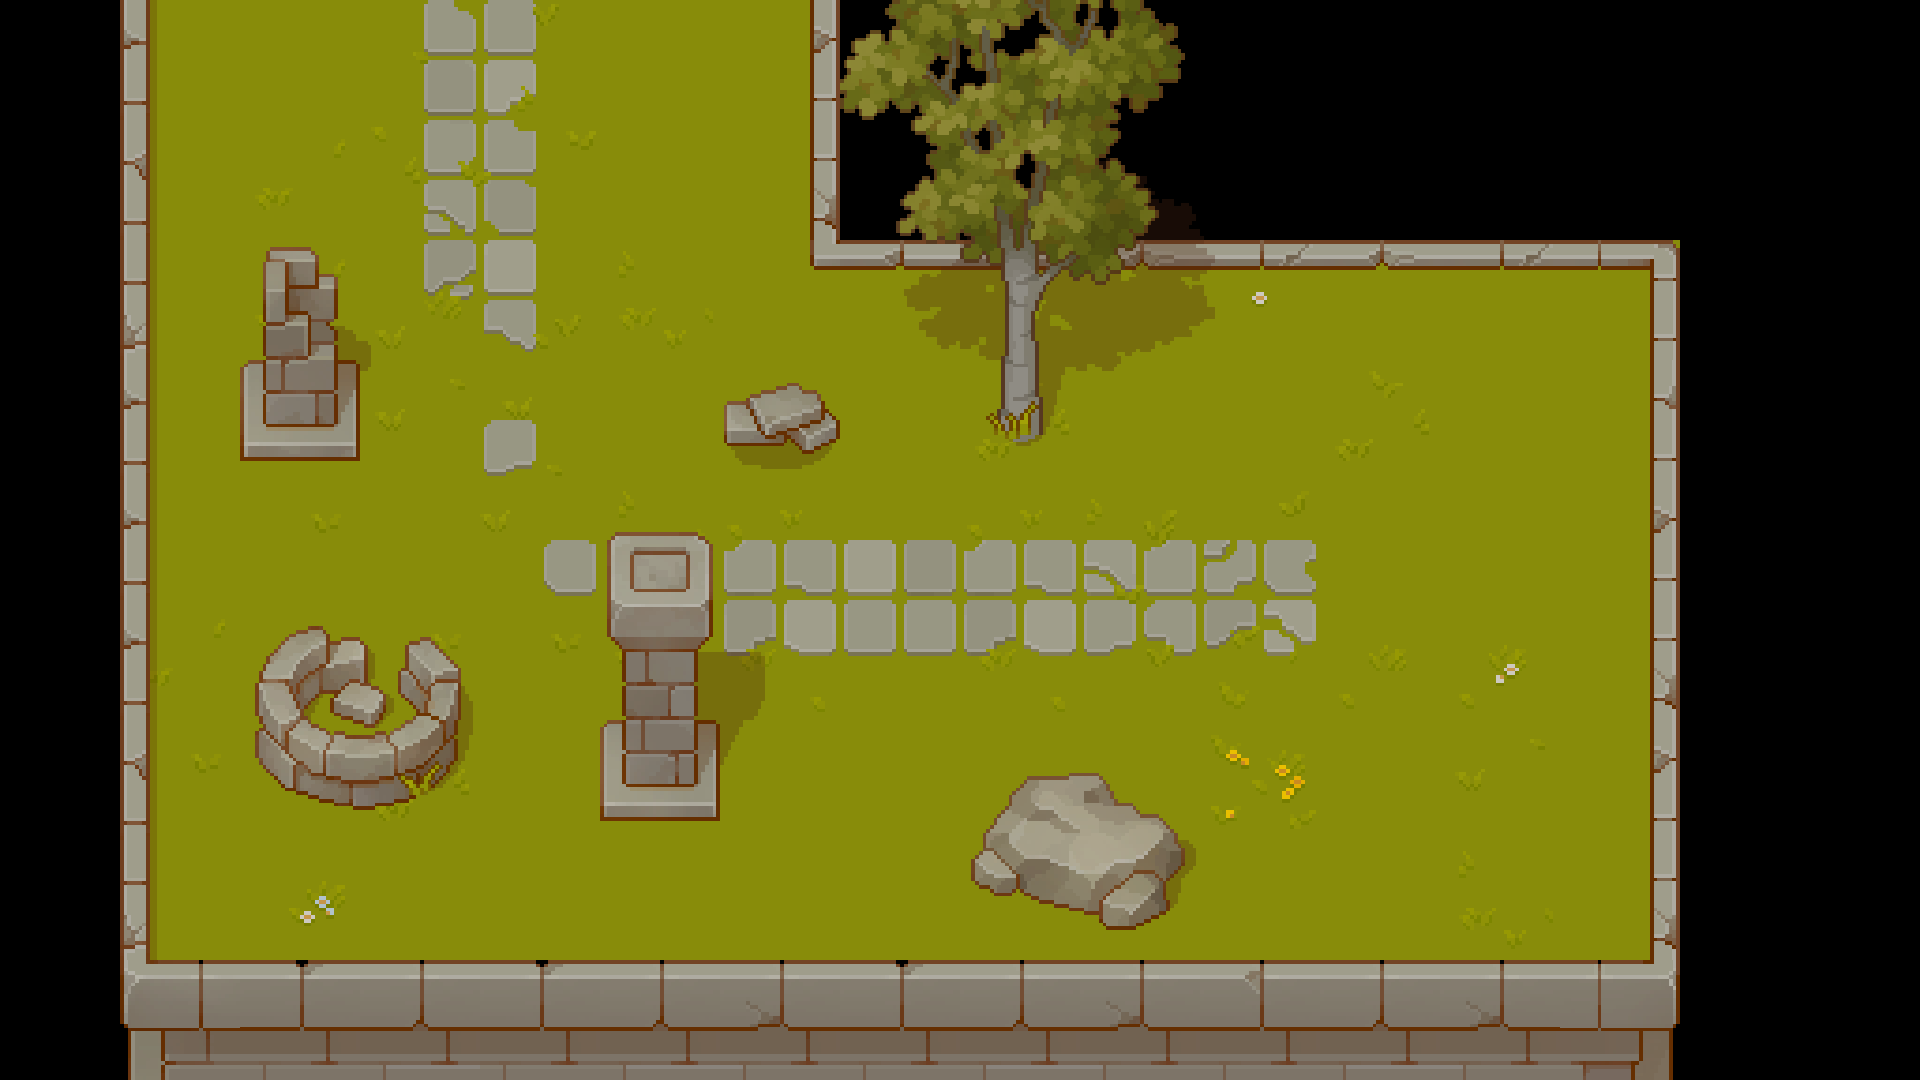

This is a level from a 2D game, rendered from its Tiled map with the project's own tilesets. A one-line summary and the complete map file follow:
An orthogonal 16x9 tile map with 120x120 px tiles, 8 tile layers (Grass, Path, 1, Shadow village, ...), 7 tilesets and 13 objects.

<map version="1.10" tiledversion="1.11.2" orientation="orthogonal" renderorder="right-down" width="16" height="9" tilewidth="120" tileheight="120" infinite="0" nextlayerid="15" nextobjectid="26">
 <tileset firstgid="1" source="TX Tileset Grass 960.tsx" />
 <tileset firstgid="65" source="TX Tileset Wall 1920.tsx" />
 <tileset firstgid="321" source="TX Props 1920.tsx" />
 <tileset firstgid="577" source="TX Village Plant_3840.tsx" />
 <tileset firstgid="1601" source="TX Village Plant Shadow_3840.tsx" />
 <tileset firstgid="2625" source="TX Shadow 1920.tsx" />
 <tileset firstgid="2881" source="TX Plant 1920.tsx" />
 <layer id="1" name="Grass" width="16" height="9">
  <data encoding="csv">
0,1,1,1,1,1,1,0,0,0,0,0,0,0,0,0,
0,1,27,29,1,1,1,0,0,0,0,0,0,0,0,0,
0,1,27,27,1,25,1,1,1,1,5,1,1,1,0,0,
0,1,1,3,3,1,17,1,18,1,1,18,1,1,0,0,
0,1,17,1,1,29,1,27,1,1,1,1,1,1,0,0,
0,27,1,17,17,3,3,3,25,1,1,19,23,1,0,0,
0,17,24,18,1,1,1,1,1,1,30,1,3,1,0,0,
0,1,32,1,1,1,1,1,1,1,1,1,25,1,0,0,
0,0,0,0,0,0,0,0,0,0,0,0,0,0,0,0
</data>
 </layer>
 <layer id="11" name="Path" width="16" height="9">
  <data encoding="csv">
0,0,0,43,44,0,0,0,0,0,0,0,0,0,0,0,
0,0,0,51,52,0,0,0,0,0,0,0,0,0,0,0,
0,0,0,59,60,0,0,0,0,0,0,0,0,0,0,0,
0,0,0,0,55,0,0,0,0,0,0,0,0,0,0,0,
0,0,0,0,56,0,38,37,38,39,40,0,0,0,0,0,
0,0,0,0,0,0,46,45,46,47,48,0,0,0,0,0,
0,0,0,0,0,0,0,0,0,0,0,0,0,0,0,0,
0,0,0,0,0,0,0,0,0,0,0,0,0,0,0,0,
0,0,0,0,0,0,0,0,0,0,0,0,0,0,0,0
</data>
 </layer>
 <layer id="7" name="1" width="16" height="9">
  <data encoding="csv">
0,90,0,0,0,0,107,0,0,0,0,0,0,0,0,0,
0,106,0,0,0,0,123,0,0,0,0,0,0,0,0,0,
0,122,0,0,0,0,133,93,93,94,95,94,95,110,0,0,
0,90,0,0,0,0,0,0,0,0,0,0,0,91,0,0,
0,90,0,0,0,0,0,0,0,0,0,0,0,107,0,0,
0,90,0,0,0,0,0,0,0,0,0,0,0,123,0,0,
0,106,0,0,0,0,0,0,0,0,0,0,0,107,0,0,
0,122,0,0,0,0,0,0,0,0,0,0,0,123,0,0,
0,125,162,163,162,163,164,162,163,164,165,163,164,126,0,0
</data>
 </layer>
 <layer id="12" name="Shadow village" width="16" height="9">
  <data encoding="csv">
0,0,0,0,0,0,0,0,0,0,0,0,0,0,0,0,
0,0,0,0,0,0,0,1703,1704,1705,1706,0,0,0,0,0,
0,0,0,0,0,0,0,1735,1736,1737,1738,0,0,0,0,0,
0,0,0,0,0,0,0,1767,1768,1769,1770,0,0,0,0,0,
0,0,0,0,0,0,0,0,0,0,0,0,0,0,0,0,
0,0,0,0,0,0,0,0,0,0,0,0,0,0,0,0,
0,0,0,0,0,0,0,0,0,0,0,0,0,0,0,0,
0,0,0,0,0,0,0,0,0,0,0,0,0,0,0,0,
0,0,0,0,0,0,0,0,0,0,0,0,0,0,0,0
</data>
 </layer>
 <layer id="13" name="Shadow" width="16" height="9" opacity="0.25">
  <data encoding="csv">
0,0,0,0,0,0,0,0,0,0,0,0,0,0,0,0,
0,0,0,0,0,0,0,0,0,0,0,0,0,0,0,0,
0,0,2734,2735,0,0,0,0,0,0,0,0,0,0,0,0,
0,0,2750,2751,0,0,2870,0,0,0,0,0,0,0,0,0,
0,0,0,0,0,0,0,0,0,0,0,0,0,0,0,0,
0,0,2814,2815,0,2732,2733,0,0,0,0,0,0,0,0,0,
0,0,2830,2831,0,2748,2749,0,2833,2834,0,0,0,0,0,0,
0,0,0,0,0,0,0,0,2849,2850,0,0,0,0,0,0,
0,0,0,0,0,0,0,0,0,0,0,0,0,0,0,0
</data>
 </layer>
 <layer id="8" name="Props Front" width="16" height="9">
  <data encoding="csv">
0,0,0,0,0,0,0,0,0,0,0,0,0,0,0,0,
0,0,0,0,0,0,0,0,0,0,0,0,0,0,0,0,
0,0,0,0,0,0,0,0,0,0,0,0,0,0,0,0,
0,0,446,0,0,0,570,0,748,0,0,0,0,0,0,0,
0,0,0,0,0,0,0,0,0,0,0,0,0,0,0,0,
0,0,0,0,0,0,0,0,0,0,0,0,0,0,0,0,
0,0,526,527,0,444,0,0,0,0,0,0,0,0,0,0,
0,0,0,0,0,0,0,0,545,546,0,0,0,0,0,0,
0,0,0,0,0,0,0,0,0,0,0,0,0,0,0,0
</data>
 </layer>
 <layer id="14" name="On props" width="16" height="9">
  <data encoding="csv">
0,0,0,0,0,0,0,0,0,0,0,0,0,0,0,0,
0,0,0,0,0,0,0,0,0,0,0,0,0,0,0,0,
0,0,0,0,0,0,0,0,0,0,0,0,0,0,0,0,
0,0,0,0,0,0,0,0,3107,0,0,0,0,0,0,0,
0,0,0,0,0,0,0,0,0,0,0,0,0,0,0,0,
0,0,0,0,0,0,0,0,0,0,0,0,0,0,0,0,
0,0,0,3108,0,0,0,0,0,0,0,0,0,0,0,0,
0,0,0,0,0,0,0,0,0,0,0,0,0,0,0,0,
0,0,0,0,0,0,0,0,0,0,0,0,0,0,0,0
</data>
 </layer>
 <layer id="9" name="Props Behind" width="16" height="9">
  <data encoding="csv">
0,0,0,0,0,0,0,651,652,653,0,0,0,0,0,0,
0,0,0,0,0,0,0,683,684,685,0,0,0,0,0,0,
0,0,430,0,0,0,0,715,716,717,0,0,0,0,0,0,
0,0,0,0,0,0,0,0,0,0,0,0,0,0,0,0,
0,0,0,0,0,412,0,0,0,0,0,0,0,0,0,0,
0,0,510,511,0,428,0,0,0,0,0,0,0,0,0,0,
0,0,0,0,0,0,0,0,529,530,0,0,0,0,0,0,
0,0,0,0,0,0,0,0,0,0,0,0,0,0,0,0,
0,0,0,0,0,0,0,0,0,0,0,0,0,0,0,0
</data>
 </layer>
 <objectgroup id="2" name="Collisions">
  <object id="10" x="841" y="-133" width="18" height="366" />
  <object id="11" x="88" y="-125" width="776" height="22" />
  <object id="12" x="90.6667" y="-125.5" width="31.3333" height="1152.83" />
  <object id="13" x="122.667" y="996" width="1592.33" height="30" />
  <object id="14" x="1677.5" y="226.5" width="18" height="804.5" />
  <object id="15" x="841" y="225" width="872" height="13" />
  <object id="18" x="256.167" y="681.5" width="204.833" height="77.1667" />
  <object id="19" x="261.167" y="361.333" width="78.1667" height="30.6667" />
  <object id="20" x="617.333" y="717.333" width="85.3333" height="74" />
  <object id="21" x="1003.67" y="359.333" width="34.3334" height="67.3333" />
  <object id="24" x="276.667" y="758.667" width="154" height="24" />
  <object id="25" x="984" y="838" width="194" height="46" />
 </objectgroup>
 <objectgroup color="#ffff00" id="3" name="Teleports">
  <object id="1" x="120" y="1" width="720" height="35">
   <properties>
    <property name="destination" value="sanctuaryMain" />
    <property name="x" type="int" value="187" />
    <property name="y" type="int" value="10" />
   </properties>
  </object>
 </objectgroup>
 <objectgroup color="#ff00ff" id="4" name="Items" />
</map>
